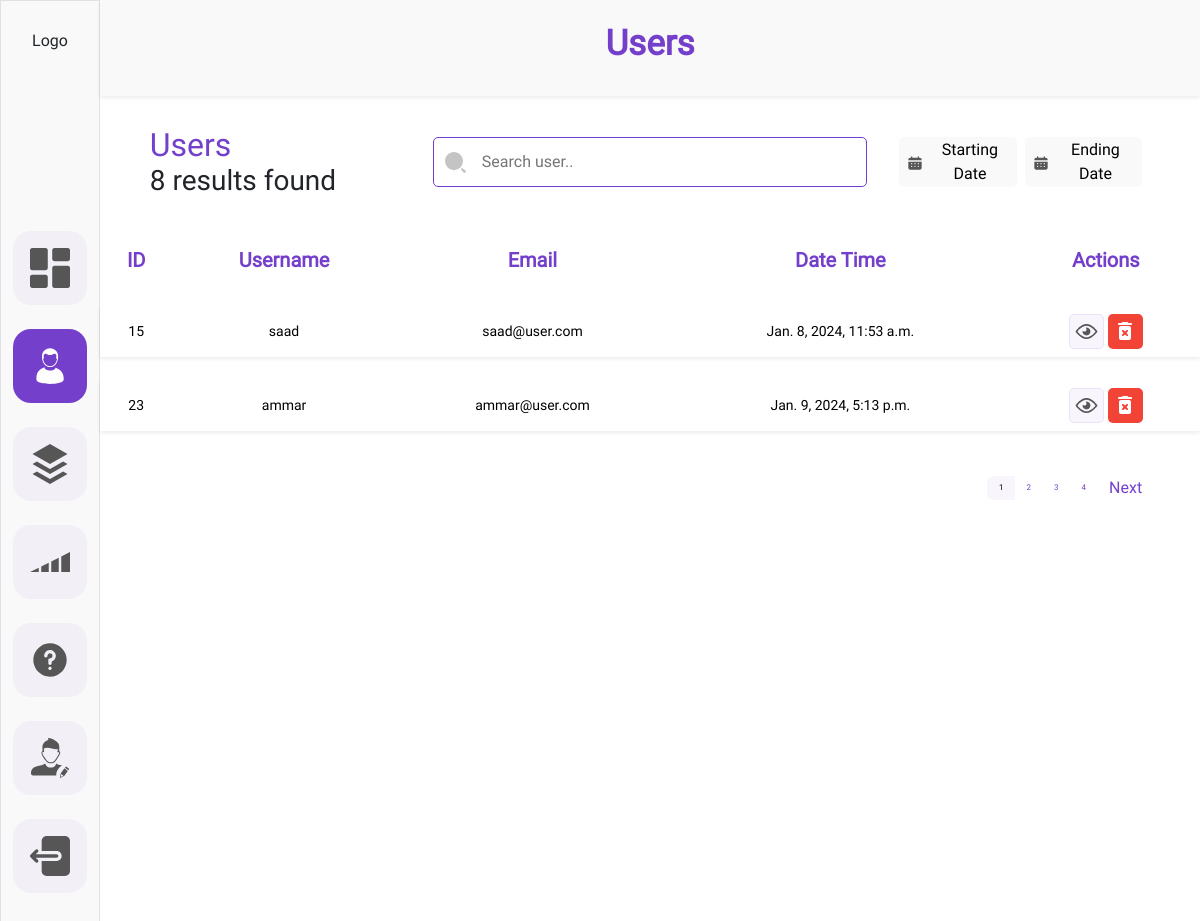
The page /myadmin/users/ (signed in) on the database its author committed.
### customAuth/models.py (models this page shows)
class BaseModel(models.Model):
    created_at = models.DateTimeField(auto_now_add = True)
    updated_at = models.DateTimeField(auto_now = True)
    class Meta:
        abstract = True

class User(AbstractUser, BaseModel):
    username = None
    name = models.CharField(max_length = CharFieldSizes.XX_LARGE)
    email = models.EmailField(unique=True)
    profile_image = models.ImageField(upload_to="profile_images", default='profile1-blue.svg')
    USERNAME_FIELD = 'email'
    REQUIRED_FIELDS = []
    objects = UserManager()

### adminDashboard/views.py (the view)
# urls.py: path('users/', views.users, name='users'),
@login_required(login_url='login')
def users(request):
    search = request.GET.get('search-bar', None)
    start_date = request.GET.get('startdate', None)
    end_date = request.GET.get('enddate', None)
    context={
        'seachbar': search,
        'startdate': start_date,
        'enddate': end_date
    }
    records = User.objects.all()
    if start_date and end_date:
        records = records.filter(date_joined__range=(start_date, end_date))
    elif start_date:
        records = records.filter(date_joined__gte=start_date)
    elif end_date:
        records = records.filter(date_joined__lte=end_date)
    if search:
        records = records.filter(Q(name__icontains=search) | Q(email__icontains=search))
    paginator = Paginator(records, 2)
    page = request.GET.get('page')
    try:
        records_within_range = paginator.page(page)
    except PageNotAnInteger:
        records_within_range = paginator.page(1)
    except EmptyPage:
        records_within_range = paginator.page(paginator.num_pages)
    users_count = records.count()
    context['users']= records_within_range
    context['users_count'] = users_count
    return render(request, 'admin_dashboard/users.html', context)

### templates/admin_dashboard/users.html (shortened to what this page needs)
{% load static %}
<!DOCTYPE html>
<html lang="en">
  <head>
    <link
      href="https://cdn.jsdelivr.net/npm/bootstrap@5.3.2/dist/css/bootstrap.min.css"
      rel="stylesheet"
    />
    <link rel="stylesheet" href="{% static 'admin_dashboard/css/common.css'%}" />
    <link rel="stylesheet" href="{% static 'admin_dashboard/css/users.css'%}" />
  </head>
  <body>
    <div class="container-fluid">
      <div class="row">
          <div class="col-1 p-0 m-0 bg-sidebar border  ">
          <div class="d-flex flex-column align-items-center ">
            <div
              class="logo-height w-100 d-flex justify-content-center align-items-center "
            >
              <a class="text-decoration-none text-dark" href="#">Logo</a>
            </div>
            <div
              class="w-100 d-flex justify-content-center "
            >
              <div class="d-flex flex-column gap-4 nav-height margintop-nav">
                <div class="d-flex">
                  <a
                    class="nav-link rounded-border bg-color"
                    href="{%url 'dashboard'%}"
                  >
                  </a>
                </div>
                <div class="d-flex">
                  <a
                    class="nav-link rounded-border bg-color active-side-bar-menu active-svg-color "
                    href="{% url 'users' %}"
                  >
                  </a>
                </div>
                <div class="d-flex">
                  <a
                    class="nav-link rounded-border bg-color"
                    href="{% url 'categories'%}"
                  >
                  </a>
                </div>
                <div class="d-flex">
                  <a
                    class="nav-link rounded-border bg-color"
                    href="../html/level.html?id=3"
                    onclick="toggleActive(this)"
                  >
                    <svg
                      class="sidebar__link-icon def-color"
                      viewBox="0 0 40 40"
                      xmlns="http://www.w3.org/2000/svg"
                    >
                      <path d="M28.75 15.625L21.25 19.375V30H28.75V15.625Z" />
                      <path d="M11.25 30H18.75V20.625L11.25 24.375V30Z" />
                      <path d="M31.25 14.375V30H40V10L31.25 14.375Z" />
                      <path d="M8.75 25.625L0 30H8.75V25.625Z" />
                    </svg>
                  </a>
                </div>
                <div class="d-flex">
                  <a
                    class="nav-link rounded-border bg-color"
                    href="../html/question.html"
                  >
                  </a>
                </div>
                <div class="d-flex">
                  <a
                    class="nav-link rounded-border bg-color"
                    href="{% url 'profile'%}"
                  >
                  </a>
                </div>
                <div class="d-flex">
                  <a
                    class="nav-link rounded-border bg-color"
                    href="{% url 'admin-logout'%}"
                  >
                  </a>
                </div>
              </div>
            </div>
          </div>
        </div>
        <div class="col-11 h-100">
          <div class="row p-2 bg-sidebar heading-container-height shadow-sm">
            <div class="col d-flex justify-content-center align-items-center">
              <div class="">
                <h1 class="dashboard__heading">Users</h1>
              </div>
            </div>
          </div>
          <form id="searchForm" action="{% url 'users'%}" method='GET'>
          <div class="row justify-content-center margintop gap-2">
            <div class="col-3">
              <div class="">
                <div class="d-flex flex-column">
                  <div class="">
                    <h2 class="user-title m-0 p-0">Users</h2>
                  </div>
                  <div>
                    <h3 class="user-title-desc m-0 p-0">{{users_count}} results found</h3>
                  </div>
                </div>
              </div>
            </div>
            <div class="col-5 d-flex justify-content-center align-items-center">
              <div
                class="h-75 w-100 position-relative d-flex align-items-center"
              >
                  <div class="w-100 searchbar-height d-flex align-items-center">
                    <input
                      class="search-border search-border-search-btns w-100 h-100 ps-5 pe-3"
                      type="search"
                      name="search-bar"
                      id="searchInput"
                      {% if seachbar %}
                      value='{{seachbar}}'
                      {% else %}
                      value=''
                      {% endif %}
                      placeholder="Search user.."
                    />
                  </div>
                  <div class="position-absolute svg-position">
                  </div>
              </div>
            </div>
            <div
              class="col-3 d-flex justify-content-start align-items-center gap-2"
            >
              <div class="w-100">
                <button
                type='button'
                id='startDateBtn'
                value='{{startdate}}'
                data-target="datePickerButton1"
                  class="date-picker-button searchbar-height w-100 border-0 search-border-search-btns bg-sidebar d-flex justify-content-center align-items-center gap-2"
                >
                  <div class="">
                  </div>
                  {% if startdate %}
                  {{startdate}}
                  {% else %}
                  Starting Date
                  {% endif %}
                </button>
              </div>
              <div class="w-100">
                <button
                type='button'
                id='endDateBtn'
                data-target="datePickerButton2"
                  class=" date-picker-button searchbar-height w-100 border-0 search-border-search-btns bg-sidebar d-flex justify-content-center align-items-center gap-2"
                >
                  <div class="">
                  </div>
                  {% if enddate %}
                  {{enddate}}
                  {% else %}
                  Ending Date
                  {% endif %}
                </button>
              </div>
            </div>
          </div>
          </form>
          <div class="row justify-content-center mt-3">
            <div class="col p-0">
              <div class="">
                <div class="">
                  <table class="table table-hover table-borderless">
                    <thead>
                      <tr>
                        <th class="table-head">ID</th>
                        <th class="table-head">Username</th>
                        <th class="table-head">Email</th>
                        <th class="table-head">Date Time</th>
                        <th class="table-head">Actions</th>
                      </tr>
                    </thead>
                    <tbody>
                      {% if users %}
                        {% for user in users %}
                      <tr class="shadow-sm">
                        <td>{{user.id}}</td>
                        <td>{{user.name}}</td>
                        <td>{{user.email}}</td>
                        <td>{{user.date_joined}}</td>
                        <td>
                          <div
                            class="d-flex justify-content-center align-items-center gap-1"
                          >
                            <div class="">
                              <a class="action-btns action-btns-view" href="{% url 'user-details' pk=user.id%}">
                              </a>
                            </div>
                            <div class="">
                              <a class="action-btns action-btns-remove" href="#" data-bs-toggle="modal" data-bs-target="#user-successfully-delet-modal"  >
                              </a>
                            </div>
                          </div>
                        </td>
                      </tr>
                      {% endfor %}
                      {% endif %}
                    </tbody>
                  </table>
                </div>
              </div>
            </div>
          </div>
          <div class="row justify-content-center">
            <div class="col-11 d-flex justify-content-end p-0">
              <nav aria-label="Page navigation example">
                <ul class="pagination justify-content-end">
                  {% for page_num in users.paginator.page_range %}
                  <li class="page-item  d-flex justify-content-center align-items-center">
                    <a class="page-link border-0 {% if users.number == page_num %} custom_active {% endif %}" href="?page={{ page_num }}">{{ page_num }}</a>
                  </li>
                  {% endfor %}
                  {% if users.has_next %}
                  <li class="page-item">
                    <a class="page-link next border-0" href="?page={{ users.next_page_number }}">Next</a>
                  </li>
                  {% endif %}
                </ul>
              </nav>
            </div>
          </div>
        </div>
      </div>
    </div>
  </body>
</html>

### static/admin_dashboard/css/common.css (style rules this page uses)
body { margin: 0; padding: 0; box-sizing: border-box; font-family: Roboto; }
.sidebar__link-icon { width: 40px; height: 40px; }
.def-color { fill: #565656; }
.rounded-border { border-radius: 18px; }
.bg-color { background-color: rgba(116, 63, 203, 0.05); }
.bg-sidebar { background-color: #F9F9F9; }
.nav-link { padding: 17px; }
.active-side-bar-menu { background-color: #743FCB; }
.active-svg-color { fill: white; }
.logo-height { height: 10vh; }
.nav-height { height: 100vh; }
.dashboard__heading { font-size: 35px; color: #743FCB; font-weight: 700; }
.date-picker-button { padding: 8px; cursor: pointer; }

### static/admin_dashboard/css/users.css (style rules this page uses)
.heading-container-height { height: 12vh; }
.user-title { color: #743FCB; }
.margintop { margin-top: 30px; }
.nav-height { height: 100vh; }
.margintop-nav { margin: 150px; }
.searchbar-height { height: 50px; }
.svg-position { left: 10px; }
.svg-size { width: 25px; height: 25px; }
.search-border-search-btns { border-radius: 5px; }
.search-border { border: 1px solid #743FCB; }
.table { border-collapse: separate; border-spacing:0 23px; }
.table-head { font-size: 20px; color: #743FCB !important; text-align: center; }
td { text-align: center; vertical-align: middle; font-size: 14px; max-width: 200px; white-space: nowrap; overflow: hidden; text-overflow: ellipsis; }
.action-btns { display: flex; justify-content: center; align-items: center; width: 35px; height: 35px; border-radius: 5px; }
.action-btns-view { border: 1px solid rgba(116, 63, 203, 0.10); background: rgba(116, 63, 203, 0.05); }
.action-btns-remove { background: #F14336; }
.page-link { font-size: 8px; color: #743FCB; }
.next { font-size: 16px; color: #743FCB !important; }
.custom_active { border: none; color: black; background-color: rgba(116, 63, 203, 0.05); }

### rows shown on the page
User: id "15", name "saad", email "saad@user.com", date_joined "Jan. 8, 2024, 11:53 a.m."
User: id "23", name "ammar", email "ammar@user.com", date_joined "Jan. 9, 2024, 5:13 p.m."

### other values the page prints
{{ users_count }} "8"
{{ page_num }} "1" "2" "3" "4"
